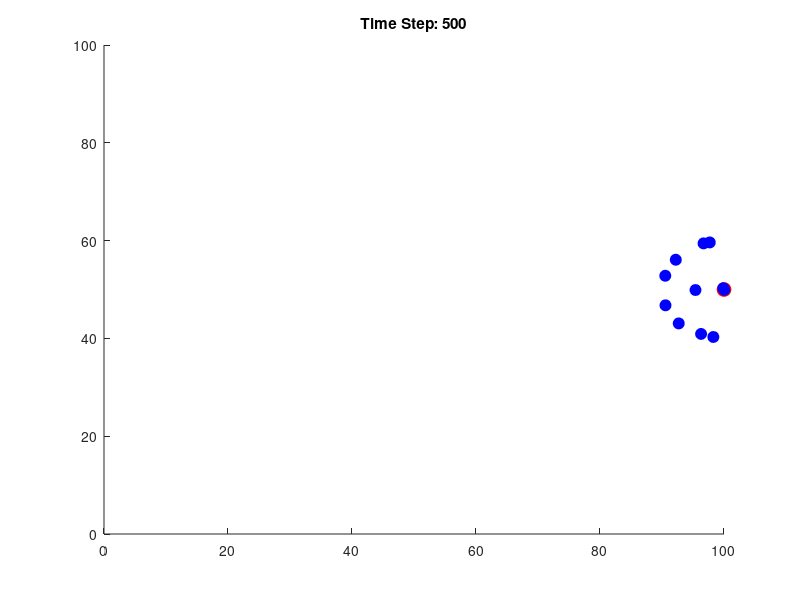

The MATLAB source for this figure:
clc; clear; close all;

%   first simulation trial where there is a leader robot and the rest follows
%   simple 2 implementation

% Simulation parameters
num_robots = 20;   % Number of swarm robots
dt = 0.1;         % Time step
steps = 500;      % Simulation steps
comm_range = 10;  % Communication range

% Initialize robot positions and velocities
positions = 100 * rand(num_robots, 2); % Random initial positions in a 100x100 area
velocities = randn(num_robots, 2);     % Random initial velocities

% Define leader
leader_index = 1;
leader_position = [50, 50]; % Fixed leader position
leader_velocity = [1, 0];  % Fixed leader velocity

% Flocking parameters
cohesion_weight = 0.01;
alignment_weight = 0.1;
separation_weight = 0.5;
leader_follow_weight = 0.2;
max_speed = 2;

figure;
hold on;
axis([0 100 0 100]);
for t = 1:steps
    new_velocities = velocities;
    for i = 2:num_robots  % Robots follow the leader
        neighbors = vecnorm(positions - positions(i, :), 2, 2) < comm_range;
        neighbors(i) = 0; % Exclude self
        neighbor_indices = find(neighbors);
        
        % Cohesion (move towards center of mass)
        if ~isempty(neighbor_indices)
            center_of_mass = mean(positions(neighbor_indices, :), 1);
            cohesion_force = (center_of_mass - positions(i, :)) * cohesion_weight;
        else
            cohesion_force = [0, 0];
        end
        
        % Alignment (match velocity with neighbors)
        if ~isempty(neighbor_indices)
            avg_velocity = mean(velocities(neighbor_indices, :), 1);
            alignment_force = (avg_velocity - velocities(i, :)) * alignment_weight;
        else
            alignment_force = [0, 0];
        end
        
        % Separation (avoid collisions)
        separation_force = [0, 0];
        for j = neighbor_indices'
            distance = positions(i, :) - positions(j, :);
            if norm(distance) > 0
                separation_force = separation_force + (distance / norm(distance));
            end
        end
        separation_force = separation_force * separation_weight;
        
        % Leader following behavior
        leader_force = (leader_position - positions(i, :)) * leader_follow_weight;
        
        % Update velocity
        new_velocities(i, :) = velocities(i, :) + cohesion_force + alignment_force + separation_force + leader_force;
        
        % Limit speed
        speed = norm(new_velocities(i, :));
        if speed > max_speed
            new_velocities(i, :) = (new_velocities(i, :) / speed) * max_speed;
        end
    end
    
    % Update leader's position
    leader_position = leader_position + leader_velocity * dt;
    positions(leader_index, :) = leader_position;
    velocities(leader_index, :) = leader_velocity;
    
    % Update positions of followers
    positions(2:end, :) = positions(2:end, :) + new_velocities(2:end, :) * dt;
    velocities(2:end, :) = new_velocities(2:end, :);
    
    % Visualization
    cla;
    plot(positions(1, 1), positions(1, 2), 'ro', 'MarkerSize', 10, 'MarkerFaceColor', 'r'); % Leader in red
    plot(positions(2:end, 1), positions(2:end, 2), 'bo', 'MarkerSize', 8, 'MarkerFaceColor', 'b'); % Followers in blue
    title(['Time Step: ', num2str(t)]);
    pause(0.01);
end
